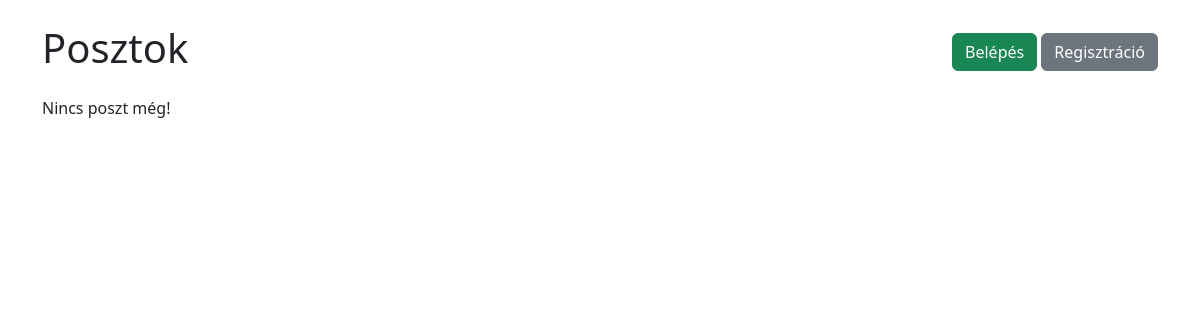
The app's page /, older data.
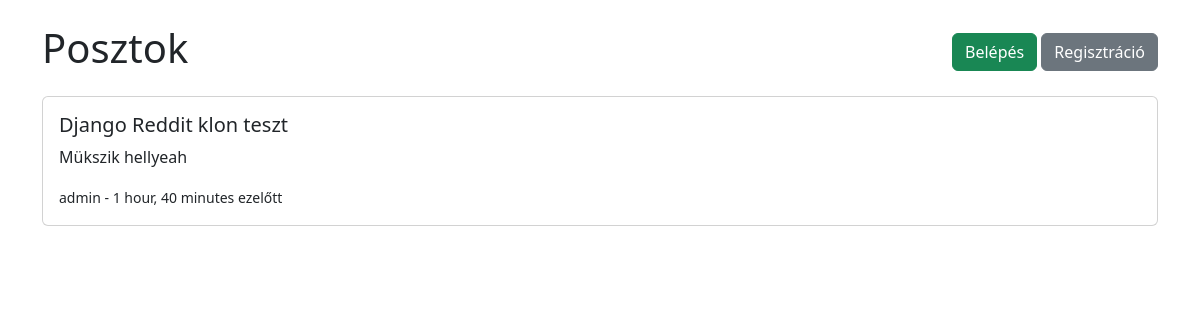
The same page, newer data.
### social/models.py (models this page shows, shortened)
class Post(models.Model):
    title = models.CharField(max_length=200)
    content = models.TextField()
    author = models.ForeignKey(User, on_delete=models.CASCADE)
    created_at = models.DateTimeField(default=timezone.now)
    image = models.ImageField(upload_to='posts/', blank=True, null=True)

### social/views.py (the view)
# urls.py: path('', views.home, name='home'),
def home(request):
    posts = Post.objects.all().order_by('-created_at')
    return render(request, 'home.html', {'posts': posts})

### social/templates/home.html (shortened to what this page needs)
<!DOCTYPE html>
<html>
<head>
    <link href="https://cdn.jsdelivr.net/npm/bootstrap@5.3.0/dist/css/bootstrap.min.css" rel="stylesheet">
</head>
<body>
    <div class="container mt-4">
        <div class="d-flex justify-content-between align-items-center mb-3">
            <h1>Posztok</h1>
            <div>
                {% if user.is_authenticated %}
                    <span class="me-2">Szia, {{ user.username }}!</span>
                    <a href="{% url 'new_post' %}" class="btn btn-primary">Új poszt</a>
                    <a href="{% url 'logout' %}" class="btn btn-danger">Kilépés</a>
                {% else %}
                    <a href="{% url 'login' %}" class="btn btn-success">Belépés</a>
                    <a href="{% url 'register' %}" class="btn btn-secondary">Regisztráció</a>
                {% endif %}
            </div>
        </div>
        {% block content %}
            {% for post in posts %}
            <div class="card mb-3">
                <div class="card-body">
                    <h5 class="card-title">{{ post.title }}</h5>
                    <p class="card-text">{{ post.content|truncatewords:30 }}</p>
                    <small>{{ post.author.username }} - {{ post.created_at|timesince }} ezelőtt</small>
                </div>
            </div>
            {% empty %}
            <p>Nincs poszt még!</p>
            {% endfor %}
        {% endblock %}
    </div>
</body>
</html>

Row changes from the older to the newer data that the page shows:
added Post: title "Django Reddit klon teszt", content "Mükszik hellyeah", author.username "admin", created_at "1 hour, 40 minutes"
Text that changed along with them:
text no longer shown: "Nincs poszt még!"
